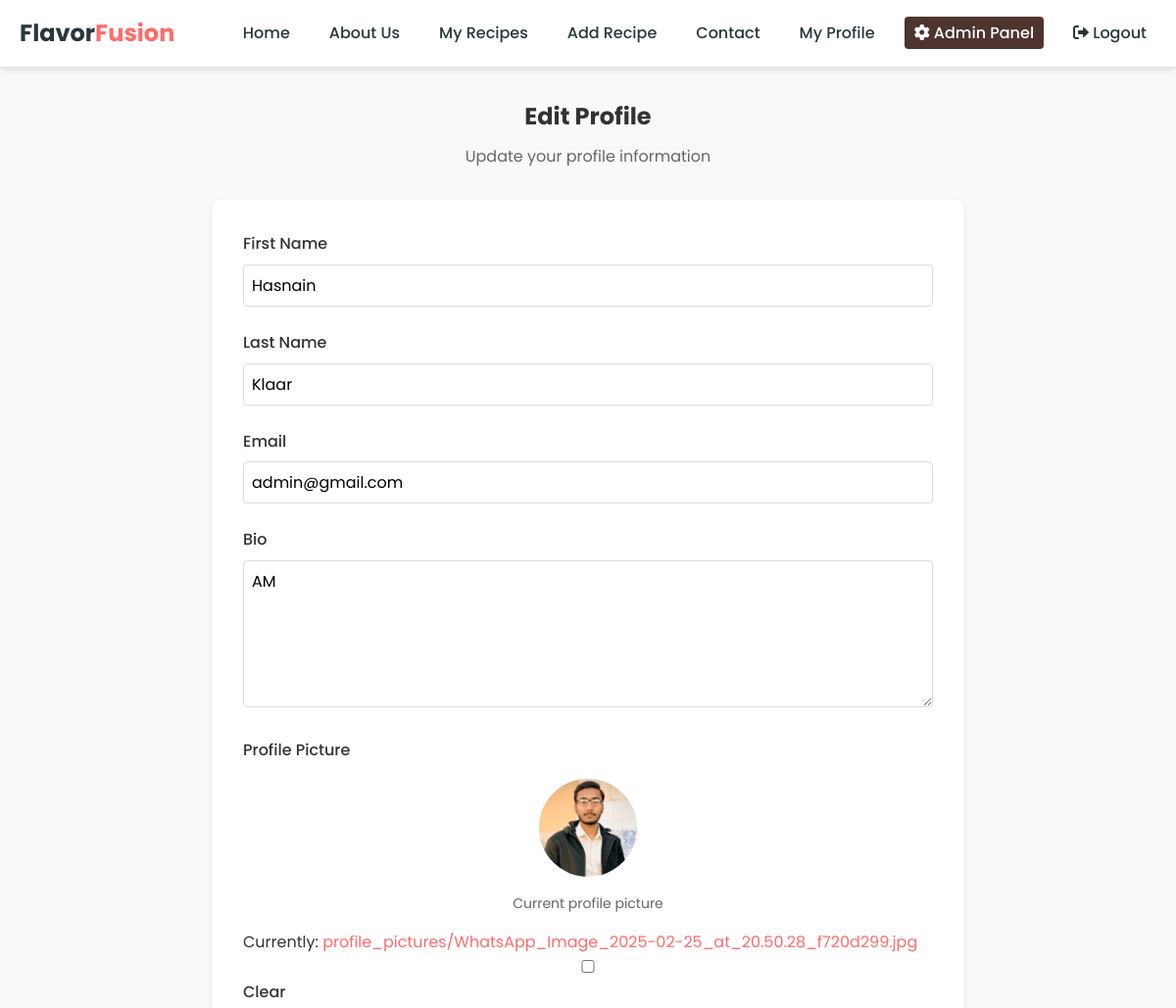
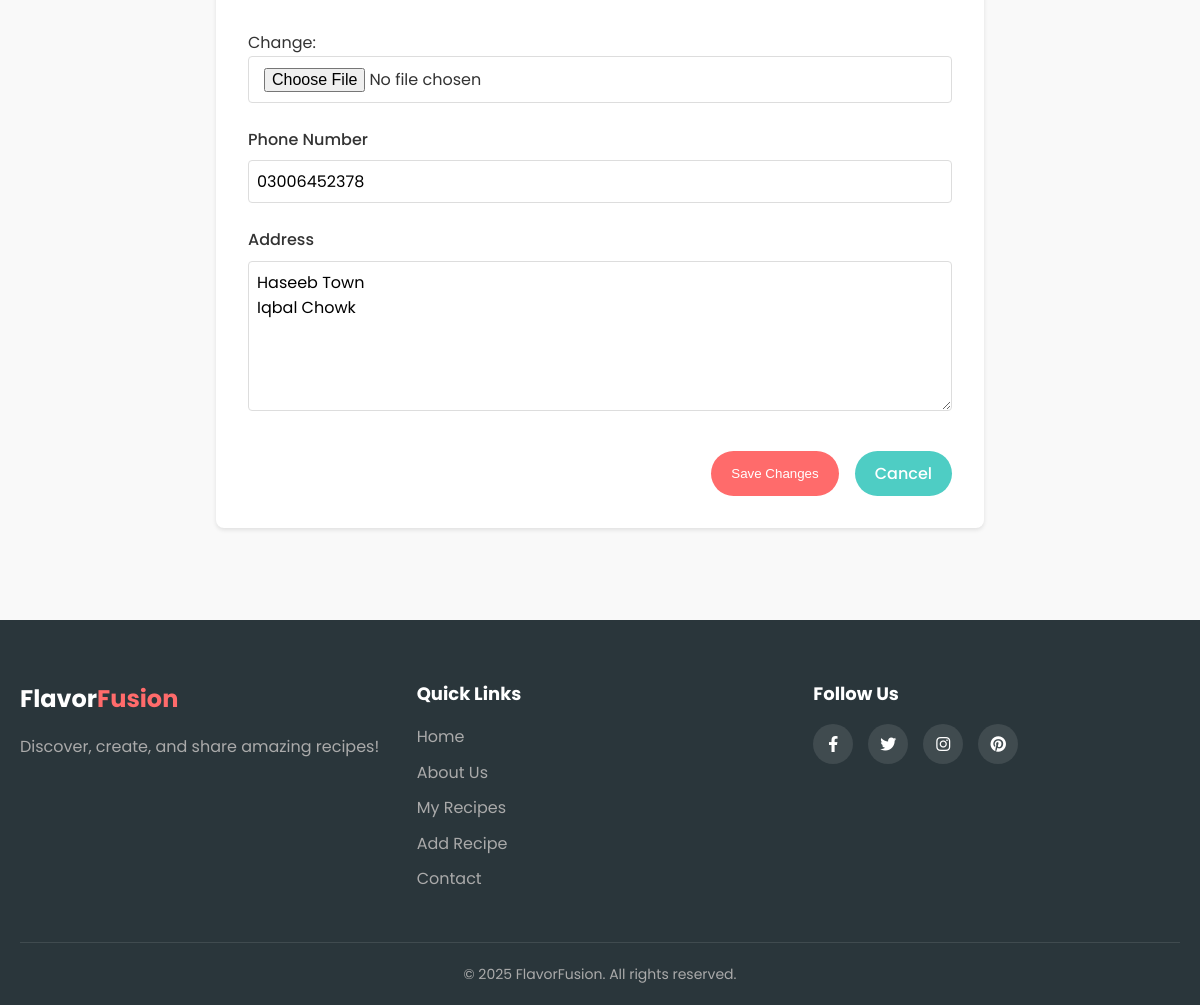
/profile/edit/ (signed in), run on the app's committed database (2 pictures, top to bottom).
### recipes/models.py (models this page shows, shortened)
class User(AbstractUser):
    role = models.CharField(max_length=10, default='user')
    bio = models.TextField(max_length=500, blank=True)
    profile_picture = models.ImageField(upload_to='profile_pictures/', null=True, blank=True)
    phone_number = models.CharField(max_length=15, blank=True)
    address = models.TextField(max_length=200, blank=True)

### recipes/views.py (the view)
# urls.py: path('profile/edit/', views.profile_edit, name='profile_edit'),
@login_required
def profile_edit(request, user_id=None):
    if user_id:
        if not request.user.is_staff and str(request.user.id) != str(user_id):
            messages.error(request, "You don't have permission to edit this profile.")
            return redirect('profile_view')
        user = get_object_or_404(User, id=user_id)
    else:
        user = request.user
    if request.method == 'POST':
        form = UserProfileForm(request.POST, request.FILES, instance=user)
        if form.is_valid():
            form.save()
            messages.success(request, 'Profile updated successfully!')
            return redirect('profile_view', user_id=user.id if user_id else None)
    else:
        form = UserProfileForm(instance=user)
    return render(request, 'recipes/profile_edit.html', {
        'form': form,
        'profile_user': user
    })

### recipes/forms.py
class UserProfileForm(forms.ModelForm):
    class Meta:
        model = User
        fields = ['first_name', 'last_name', 'email', 'bio', 'profile_picture', 'phone_number', 'address']
        widgets = {
            'bio': forms.Textarea(attrs={'rows': 4}),
            'address': forms.Textarea(attrs={'rows': 2}),
        }

### templates/recipes/profile_edit.html (shortened to what this page needs)
{% extends 'base.html' %}
{% load static %}
{% block content %}
    <section class="profile-edit-section">
        <div class="profile-edit-container">
            <div class="profile-edit-header">
                <h1>Edit Profile</h1>
                <p>Update your profile information</p>
            </div>
            <form method="post" enctype="multipart/form-data" class="profile-edit-form">
                <div class="form-group">
                    <label for="{{ form.first_name.id_for_label }}">First Name</label>
                    {{ form.first_name }}
                </div>
                <div class="form-group">
                    <label for="{{ form.last_name.id_for_label }}">Last Name</label>
                    {{ form.last_name }}
                </div>
                <div class="form-group">
                    <label for="{{ form.email.id_for_label }}">Email</label>
                    {{ form.email }}
                </div>
                <div class="form-group">
                    <label for="{{ form.bio.id_for_label }}">Bio</label>
                    {{ form.bio }}
                </div>
                <div class="form-group">
                    <label for="{{ form.profile_picture.id_for_label }}">Profile Picture</label>
                    {% if profile_user.profile_picture %}
                        <div class="current-image">
                            <img src="{{ profile_user.profile_picture.url }}"
                                 alt="Current profile picture"
                                 width="100"
                                 height="100">
                            <p>Current profile picture</p>
                        </div>
                    {% endif %}
                    {{ form.profile_picture }}
                </div>
                <div class="form-group">
                    <label for="{{ form.phone_number.id_for_label }}">Phone Number</label>
                    {{ form.phone_number }}
                </div>
                <div class="form-group">
                    <label for="{{ form.address.id_for_label }}">Address</label>
                    {{ form.address }}
                </div>
                <div class="form-actions">
                    <button type="submit" class="btn btn-primary">Save Changes</button>
                    <a href="{% url 'profile_view' user_id=profile_user.id %}"
                       class="btn btn-secondary">Cancel</a>
                </div>
            </form>
        </div>
    </section>
{% endblock %}

### static/css/style.css (style rules this page uses)
:root { --primary-color: #ff6b6b; --secondary-color: #4ecdc4; --accent-color: #ffd166; --dark-color: #2a363b; --light-color: #f7fff7; --gray-color: #e6eaef; --text-color: #333; --shadow: 0 4px 6px rgba(0, 0, 0, 0.1); --transition: all 0.3s ease; }
* { margin: 0; padding: 0; box-sizing: border-box; }
body { font-family: "Poppins", sans-serif; line-height: 1.6; color: var(--text-color); background-color: #f9f9f9; }
a { text-decoration: none; color: var(--primary-color); transition: var(--transition); }
img { max-width: 100%; }
.btn { display: inline-block; padding: 10px 20px; border-radius: 30px; font-weight: 500; cursor: pointer; transition: var(--transition); border: none; text-align: center; }
.btn-primary { background-color: var(--primary-color); color: white; }
.btn-secondary { background-color: var(--secondary-color); color: white; }
.form-group { margin-bottom: 20px; }
.form-group label { display: block; margin-bottom: 5px; font-weight: 500; }
.form-group input, .form-group textarea, .form-group select { width: 100%; padding: 10px 15px; border: 1px solid #ddd; border-radius: 4px; font-family: inherit; font-size: 16px; }
.form-group textarea { min-height: 150px; resize: vertical; }
.form-actions { display: flex; gap: 15px; justify-content: flex-end; margin-top: 30px; }

### templates/recipes/profile_edit.html (style rules this page uses)
.profile-edit-section { padding: 2rem 0; }
.profile-edit-container { max-width: 800px; margin: 0 auto; padding: 0 1rem; }
.profile-edit-header { text-align: center; margin-bottom: 2rem; }
.profile-edit-header h1 { margin: 0 0 0.5rem 0; color: #333; }
.profile-edit-header p { color: #666; }
.profile-edit-form { background: white; padding: 2rem; border-radius: 8px; box-shadow: 0 2px 4px rgba(0,0,0,0.1); }
.form-group { margin-bottom: 1.5rem; }
.form-group label { display: block; margin-bottom: 0.5rem; color: #333; font-weight: 500; }
.form-group input[type="text"], .form-group input[type="email"], .form-group textarea { width: 100%; padding: 0.5rem; border: 1px solid #ddd; border-radius: 4px; font-size: 1rem; }
.current-image { margin: 1rem 0; text-align: center; }
.current-image img { border-radius: 50%; object-fit: cover; }
.current-image p { margin-top: 0.5rem; color: #666; font-size: 0.875rem; }
.form-actions { display: flex; gap: 1rem; margin-top: 2rem; }

### data on the page
User: first_name "Hasnain", last_name "Klaar", email "admin@gmail.com", bio "AM", profile_picture (picture), phone_number "03006452378", address "Haseeb Town Iqbal Chowk"
